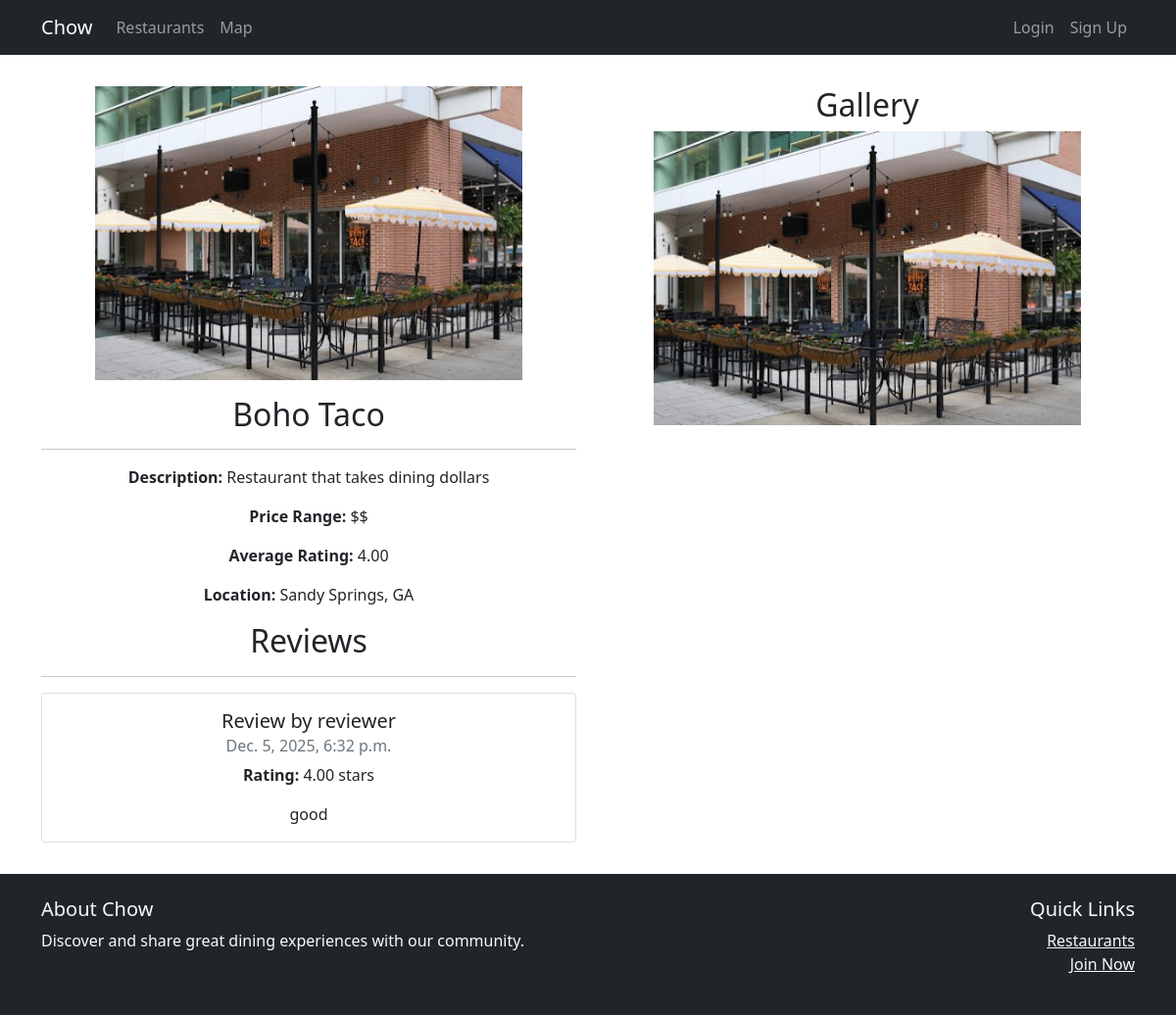
/restaurants/3/, run on an earlier commit of the app's database.
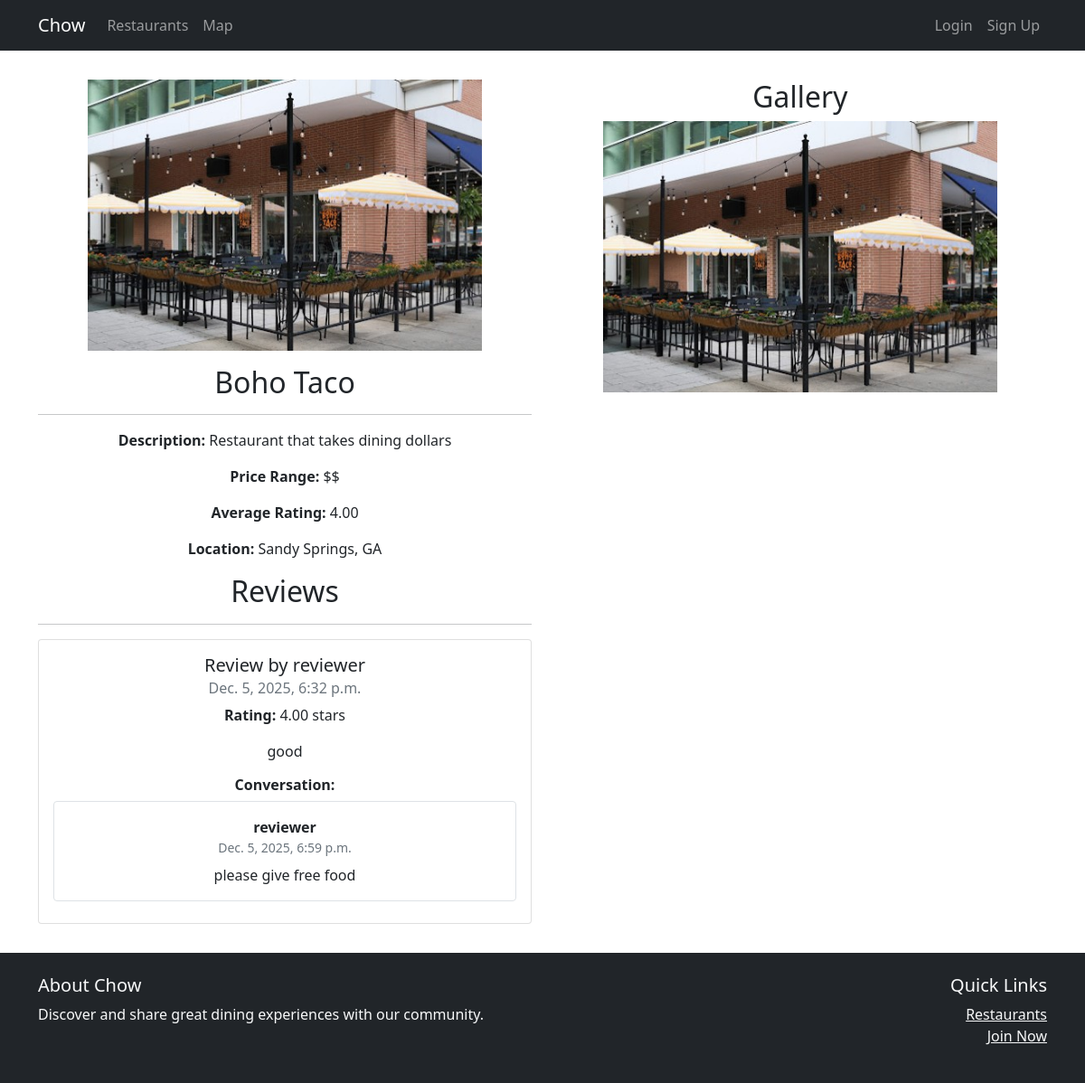
And on a later commit of the database.
### restaurants/models.py (models this page shows, shortened)
class Restaurant(models.Model):
    id = models.AutoField(primary_key=True)
    name = models.CharField(max_length=255)
    average_rating = models.DecimalField(decimal_places=2, max_digits = 3, null=True, blank=True)
    description = models.CharField(max_length=255)
    creator = models.ForeignKey(User, on_delete=models.DO_NOTHING, null=True, blank=True)
    owner = models.ForeignKey(Owner, on_delete=models.CASCADE, null=True, blank=True)
    favorites = models.ManyToManyField(User, blank=True, related_name='favorite_restaurants')
    image = models.ImageField(upload_to='restaurant_images/', null=True, blank=True)
    city = models.CharField(max_length=100, blank=True)
    state = models.CharField(max_length=100, blank=True)
    country = models.CharField(max_length=100, blank=True)
    latitude = models.FloatField(null=True, blank=True)
    longitude = models.FloatField(null=True, blank=True)
    location = models.CharField(max_length=255, blank=True)
    PRICE_RANGES = [
        ('cheap', '$'),
        ('medium', '$$'),
        ('pricey', '$$$'),
    ]
    price_range = models.CharField(max_length=10, choices=PRICE_RANGES, default='medium')

class Review(models.Model):
    id = models.AutoField(primary_key=True)
    rating = models.DecimalField(decimal_places=2, max_digits=3) #how many stars
    comment = models.CharField(max_length=255)
    date = models.DateTimeField(auto_now_add=True)
    restaurant = models.ForeignKey(Restaurant, on_delete=models.CASCADE)
    reviewer = models.ForeignKey(Reviewer, on_delete=models.CASCADE, null=True)

class ReviewReply(models.Model):
    review = models.ForeignKey(Review, on_delete=models.CASCADE, related_name='replies')
    author_user = models.ForeignKey(User, on_delete=models.CASCADE)
    reply_text = models.TextField()
    date = models.DateTimeField(auto_now_add=True)
    class Meta:
        ordering = ['date']
    def is_owner_reply(self):
        try:
            owner = Owner.objects.get(user=self.author_user)
            return self.review.restaurant.owner == owner
        except Owner.DoesNotExist:
            return False

### accounts/models.py (models this page shows, shortened)
class Reviewer(models.Model):
    user = models.OneToOneField(User, on_delete=models.CASCADE)

### restaurants/views.py (the view, shortened to what this page needs)
# urls.py: path('<int:id>/', views.show, name='restaurants.show'),
def show(request, id):
    restaurant = Restaurant.objects.get(id=id)
    reviews = Review.objects.filter(restaurant=restaurant)
    is_owner = False
    if request.user.is_authenticated and restaurant.owner:
        try:
            owner = Owner.objects.get(user=request.user)
            is_owner = (restaurant.owner == owner)
        except Owner.DoesNotExist:
            pass
    can_review = False
    is_favorite = False
    template_data = {}
    template_data['title'] = restaurant.name
    template_data['restaurant'] = restaurant
    template_data['reviews'] = reviews
    template_data['can_review'] = can_review
    template_data['is_favorite'] = is_favorite
    template_data['is_owner'] = is_owner
    return render(request, 'restaurants/show.html', {'template_data': template_data})

### restaurants/templates/restaurants/show.html (shortened to what this page needs)
{% extends 'base.html' %}
{% block content %}
{% load static %}
<div class="p-3">
  <div class="container">
    <div class="row mt-3">
      <div class="col-md-6 mx-auto mb-3 text-center">
        {% if template_data.restaurant.image %}
        <img src="{{ template_data.restaurant.image.url }}" class="img-fluid mb-3" style="max-height:300px; object-fit:contain; width:100%; border-radius:0.5rem;" alt="{{ template_data.restaurant.name }} image">
        {% endif %}
        <h2>{{ template_data.restaurant.name }}</h2>
        <hr />
        <p><b>Description:</b> {{template_data.restaurant.description }}</p>
        <p><b>Price Range:</b> {{template_data.restaurant.get_price_range_display }}</p>
        <p><b>Average Rating:</b> {{template_data.restaurant.average_rating }}</p>
        <p><b>Location:</b> {{template_data.restaurant.location }}</p>
        <h2>Reviews</h2>
        <hr />
        <ul class="list-group">
          {% for review in template_data.reviews %}
          <ul class="list-group-item pb-3 pt-3">
            <h5 class="card-title">
              Review by {{ review.reviewer.user.username }}
            </h5>
            <h6 class="card-subtitle mb-2 text-muted">
              {{ review.date }}
            </h6>
            <p class="card-text"><strong>Rating:</strong> {{ review.rating }} stars</p>
            <p class="card-text">{{ review.comment }}</p>
            {% if review.replies.exists %}
            <div class="mt-3">
              <h6><strong>Conversation:</strong></h6>
              {% for reply in review.replies.all %}
              <div class="p-3 mb-2 {% if reply.is_owner_reply %}bg-light{% else %}bg-white border{% endif %} rounded">
                <div class="d-flex justify-content-between align-items-start">
                  <div class="flex-grow-1 text-center">
                    <strong class="{% if reply.is_owner_reply %}text-primary{% endif %}">
                      {{ reply.author_user.username }}
                    </strong>
                    <small class="text-muted d-block">{{ reply.date }}</small>
                  </div>
                </div>
                <p class="mb-0 mt-2">{{ reply.reply_text }}</p>
              </div>
              {% endfor %}
            </div>
            {% endif %}
          </ul>
          {% endfor %}
        </ul>
      </div>
      <div class="col-md-6 mx-auto mb-3 text-center">
        <h2>Gallery</h2>
        {% if template_data.restaurant.images.all %}
        <div class="row">
          {% for img in template_data.restaurant.images.all %}
          <div class="col-6 mb-3">
            <a href="{{ img.image.url }}" target="_blank">
              <img src="{{ img.image.url }}" class="img-fluid" style="max-height:200px; object-fit:cover; width:100%; border-radius:0.5rem;" alt="{{ img.alt_text|default:template_data.restaurant.name }}">
            </a>
          </div>
          {% endfor %}
        </div>
        {% elif template_data.restaurant.image %}
        <img src="{{ template_data.restaurant.image.url }}" class="img-fluid mb-3" style="max-height:300px; object-fit:contain; width:100%; border-radius:0.5rem;" alt="{{ template_data.restaurant.name }} image">
        {% else %}
        <p>No images available.</p>
        {% endif %}
      </div>
    </div>
  </div>
</div>
{% endblock content %}

### chow/templates/base.html (shortened to what this page needs)
<!DOCTYPE html>
<html lang="en">
<head>
    <link href="https://cdn.jsdelivr.net/npm/bootstrap@5.1.3/dist/css/bootstrap.min.css" rel="stylesheet">
    <link rel="stylesheet" href="https://cdnjs.cloudflare.com/ajax/libs/font-awesome/6.0.0/css/all.min.css">
</head>
<body class="d-flex flex-column min-vh-100">
    <nav class="navbar navbar-expand-lg navbar-dark bg-dark">
        <div class="container">
            <a class="navbar-brand" href="{% url 'home.home' %}">Chow</a>
            <div class="collapse navbar-collapse" id="navbarNav">
                <ul class="navbar-nav me-auto">
                    <li class="nav-item">
                        <a class="nav-link" href="{% url 'restaurants.index' %}">Restaurants</a>
                    </li>
                    <li class="nav-item">
                        <a class="nav-link" href="{% url 'map.show_map' %}">Map</a>
                    </li>
                </ul>
                <ul class="navbar-nav">
                    {% if user.is_authenticated %}
                    <li class="nav-item">
                        <a class="nav-link" href="{% url 'accounts.logout' %}">({{user.username}}) Logout</a>
                    </li>
                    {% else %}
                    <li class="nav-item">
                        <a class="nav-link" href="{% url 'accounts.login' %}">Login</a>
                    </li>
                    <li class="nav-item">
                        <a class="nav-link" href="{% url 'accounts.signup' %}">Sign Up</a>
                    </li>
                    {% endif %}
                </ul>
            </div>
        </div>
    </nav>
    <main class="flex-fill">
        {% block content %}{% endblock %}
    </main>
    <footer class="bg-dark text-light py-4 mt-auto">
        <div class="container">
            <div class="row">
                <div class="col-md-6">
                    <h5>About Chow</h5>
                    <p>Discover and share great dining experiences with our community.</p>
                </div>
                <div class="col-md-6 text-md-end">
                    <h5>Quick Links</h5>
                    <ul class="list-unstyled">
                        <li><a href="{% url 'restaurants.index' %}" class="text-light">Restaurants</a></li>
                        {% if not user.is_authenticated %}
                        <li><a href="{% url 'accounts.signup' %}" class="text-light">Join Now</a></li>
                        {% endif %}
                    </ul>
                </div>
            </div>
        </div>
    </footer>
</body>
</html>

What changed in the data, as far as the page shows it:
shown differently, row unchanged: Review "good": now shows "Conversation:"
added ReviewReply: author_user.username "reviewer", date "Dec. 5, 2025, 6:59 p.m.", reply_text "please give free food"
